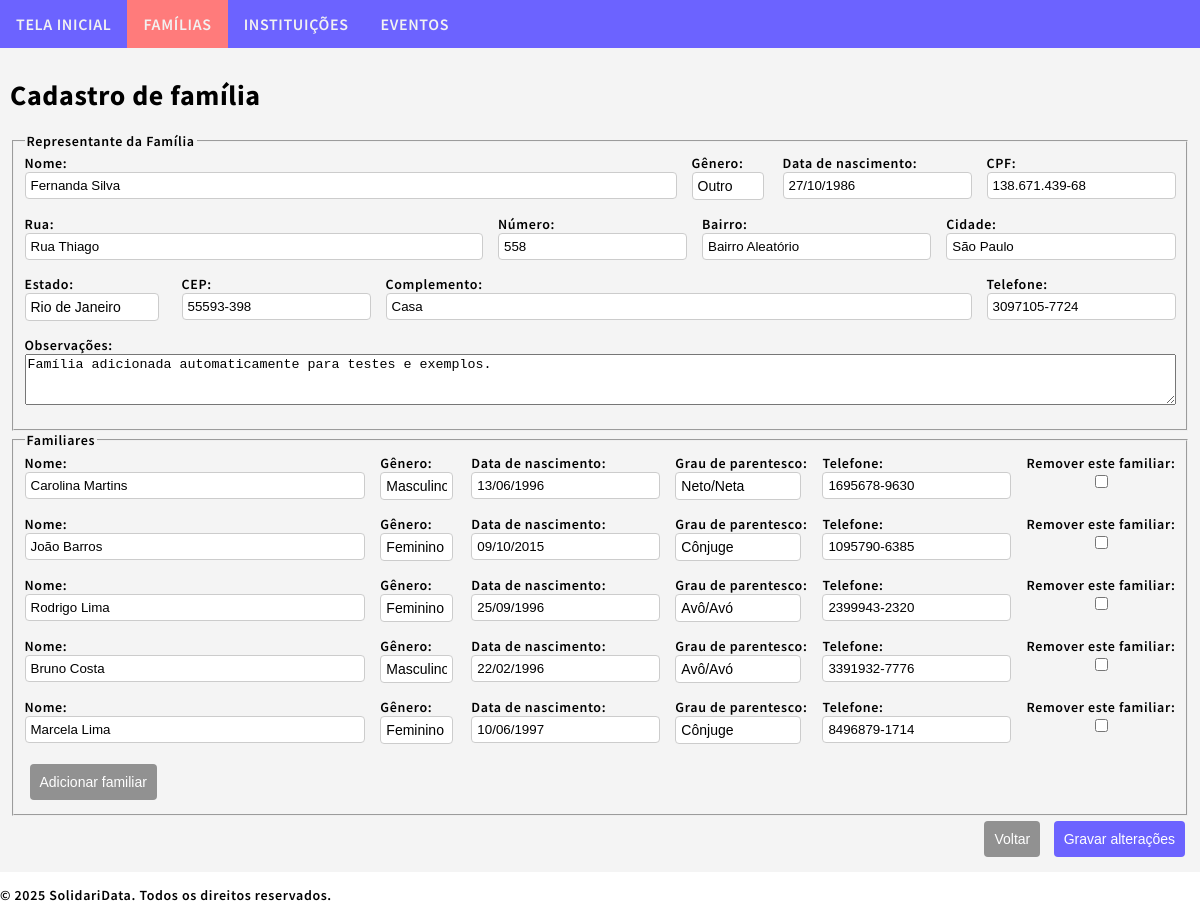
/sdata/family/7/update/, run on the app's committed database.
### sdata/models.py (models this page shows, shortened)
class Family(models.Model):
    BRAZILIAN_STATES = [('AC', 'Acre'),('AL', 'Alagoas'),('AP', 'Amapá'),('AM', 'Amazonas'),('BA', 'Bahia'),('CE', 'Ceará'),
        ('DF', 'Distrito Federal'),('ES', 'Espírito Santo'),('GO', 'Goiás'),('MA', 'Maranhão'),('MT', 'Mato Grosso'),
        ('MS', 'Mato Grosso do Sul'),('MG', 'Minas Gerais'),('PA', 'Pará'),('PB', 'Paraíba'),('PR', 'Paraná'),('PE', 'Pernambuco'),
        ('PI', 'Piauí'),('RJ', 'Rio de Janeiro'),('RN', 'Rio Grande do Norte'),('RS', 'Rio Grande do Sul'),('RO', 'Rondônia'),
        ('RR', 'Roraima'),('SC', 'Santa Catarina'),('SP', 'São Paulo'),('SE', 'Sergipe'),('TO', 'Tocantins'),
    ]
    family_id = models.AutoField(primary_key=True)
    family_representative_name = models.CharField(max_length=100, db_index=True)
    family_representative_gender = models.CharField(max_length=10, choices=[('masculino', 'Masculino'), ('feminino', 'Feminino'), ('outro', 'Outro')], blank=True)
    family_representative_birthdate = models.DateField(null=True, blank=True)
    family_representative_id = models.CharField(max_length=14, unique=True)
    family_address_street = models.CharField(max_length=65)
    family_address_number = models.CharField(max_length=10)
    family_address_neighborhood = models.CharField(max_length=65)
    family_address_city = models.CharField(max_length=65)
    family_address_state = models.CharField(max_length=2, choices=BRAZILIAN_STATES, blank=True, default='SP')
    family_address_zipcode = models.CharField(max_length=10, blank=True)
    family_address_complement = models.CharField(max_length=255, blank=True)
    family_phone = models.CharField(max_length=15, blank=True)
    family_note = models.TextField(blank=True)
    family_created = models.DateTimeField(auto_now_add=True)
    family_updated = models.DateTimeField(auto_now=True)

### sdata/views.py (the view)
# urls.py: path('sdata/family/<int:pk>/update/', views.family_update, name='family_update'),  # Update a specific family
def family_update(request, pk):
    family = get_object_or_404(Family, pk=pk)
    if request.method == "POST":
        family_form = FamilyForm(request.POST, instance=family)
        relative_formset = RelativeFormSet(request.POST, instance=family)
        if family_form.is_valid() and relative_formset.is_valid():
            family_form.save()
            relative_formset.save()
            return redirect('family_detail', pk=family.pk)
    else:
        family_form = FamilyForm(instance=family)
        relative_formset = RelativeFormSet(instance=family)
    return render(request, 'sdata/family_form.html', {
        'family_form': family_form,
        'relative_formset': relative_formset,
    })

### sdata/templates/sdata/family_form.html (shortened to what this page needs)
{% extends "sdata/base.html" %}
{% block content %}
<h1>{{ form.instance.pk|default:"Cadastro de família" }}</h1>
<form method="post" class="form-container">
    <fieldset>
        <legend>Representante da Família</legend>
        <div class="form-row">
            <div class="form-group">
                <label for="family_representative_name">Nome:</label>
                {{ family_form.family_representative_name }}
            </div>
            <div class="form-group-1">
                <label for="family_representative_gender">Gênero:</label>
                {{ family_form.family_representative_gender }}
            </div>
            <div class="form-group-1">
                <label for="family_representative_birthdate">Data de nascimento:</label>
                {{ family_form.family_representative_birthdate }}
            </div>
            <div class="form-group-1">
                <label for="family_representative_id">CPF:</label>
                {{ family_form.family_representative_id }}
            </div>
        </div>
        <div class="form-row">
            <div class="form-group-2">
                <label for="family_address_street">Rua:</label>
                {{ family_form.family_address_street }}
            </div>
            <div class="form-group-1">
                <label for="family_address_number">Número:</label>
                {{ family_form.family_address_number }}
            </div>
            <div class="form-group">
                <label for="family_address_neighborhood">Bairro:</label>
                {{ family_form.family_address_neighborhood }}
            </div>
            <div class="form-group">
                <label for="family_address_city">Cidade:</label>
                {{ family_form.family_address_city }}
            </div>
        </div>
        <div class="form-row">
            <div class="form-group-1">
                <label for="family_address_state">Estado:</label>
                {{ family_form.family_address_state }}
            </div>
            <div class="form-group-1">
                <label for="family_address_zipcode">CEP:</label>
                {{ family_form.family_address_zipcode }}
            </div>
            <div class="form-group">
                <label for="family_address_complement">Complemento:</label>
                {{ family_form.family_address_complement }}
            </div>
            <div class="form-group-1">
                <label for="family_phone">Telefone:</label>
                {{ family_form.family_phone }}
            </div>
        </div>
        <div class="form-row">
            <div class="form-group">
                <label for="family_note">Observações:</label>
                {{ family_form.family_note }}
            </div>
        </div>
    </fieldset>
    <fieldset>
        <legend>Familiares</legend>
        <div id="relatives-container">
            {% for form in relative_formset %}
            <div class="form-row relative-form {% if forloop.counter > relative_formset.initial_forms|length %}hidden-form{% endif %}">
                    <div class="form-group">
                        <label for="relative_name">Nome:</label>
                        {{ form.relative_name }}
                    </div>
                    <div class="form-group-1">
                        <label for="relative_gender">Gênero:</label>
                        {{ form.relative_gender }}
                    </div>
                    <div class="form-group-1">
                        <label for="relative_birthdate">Data de nascimento:</label>
                        {{ form.relative_birthdate }}
                    </div>
                    <div class="form-group-1">
                        <label for="relative_relationship">Grau de parentesco:</label>
                        {{ form.relative_relationship }}
                    </div>
                    <div class="form-group-1">
                        <label for="relative_phone">Telefone:</label>
                        {{ form.relative_phone }}
                    </div>
                    <div class="form-group-1">
                        <label for="DELETE">Remover este familiar:</label>
                        {{ form.DELETE }}
                    </div>
                </div>
            {% endfor %}
        </div>
        <button type="button" id="add-relative" class="btn-secondary">Adicionar familiar</button>
    </fieldset>
    <div class="form-actions">
        <div class="button">
            <button type="button" class="btn-secondary" onclick="window.location.href='{% url 'family_list' %}'">Voltar</button>
            <button type="submit" class="btn-primary">Gravar alterações</button>
        </div>
    </div>
</form>
{% endblock %}

### sdata/static/sdata/styles.css (style rules this page uses)
body { margin:0; font: 600 14px 'Source Sans Pro', sans-serif; letter-spacing: 0.64px; color: #000000; }
.form-row { display: flex; gap: 15px; margin-bottom: 15px; }
.form-group { flex: 1; display: flex; flex-direction: column; }
.form-group-1 { flex: initial; display: flex; flex-direction: column; }
.form-group-2 { flex: 2; display: flex; flex-direction: column; }
input { width: auto; padding: 5px; border: 1px solid #ccc; border-radius: 4px; }
button { display: inline-block; padding: 10px 10px; margin: 5px 5px; border: none; border-radius: 4px; font-size: 14px; cursor: pointer; transition: 0.5s; }
button.btn-primary { background-color: #6c63ff; color: #fff; }
button.btn-secondary { background-color: #919191; color: #fff; }
select { border: 1px solid #ccc; padding: 5px; border-radius: 4px; font-size: 14px; width: 95%; box-sizing: border-box; background-color: #fff; appearance: none; }
.form-actions { text-align: right; }

### data on the page
Family: family_representative_name "Fernanda Silva", family_representative_gender "Outro", family_representative_birthdate "27/10/1986", family_representative_id "138.671.439-68", family_address_street "Rua Thiago", family_address_number "558", family_address_neighborhood "Bairro Aleatório", family_address_city "São Paulo", family_address_state "Rio de Janeiro", family_address_zipcode "55593-398", family_address_complement "Casa", family_phone "3097105-7724", family_note "Família adicionada automaticamente para testes e exemplos."
